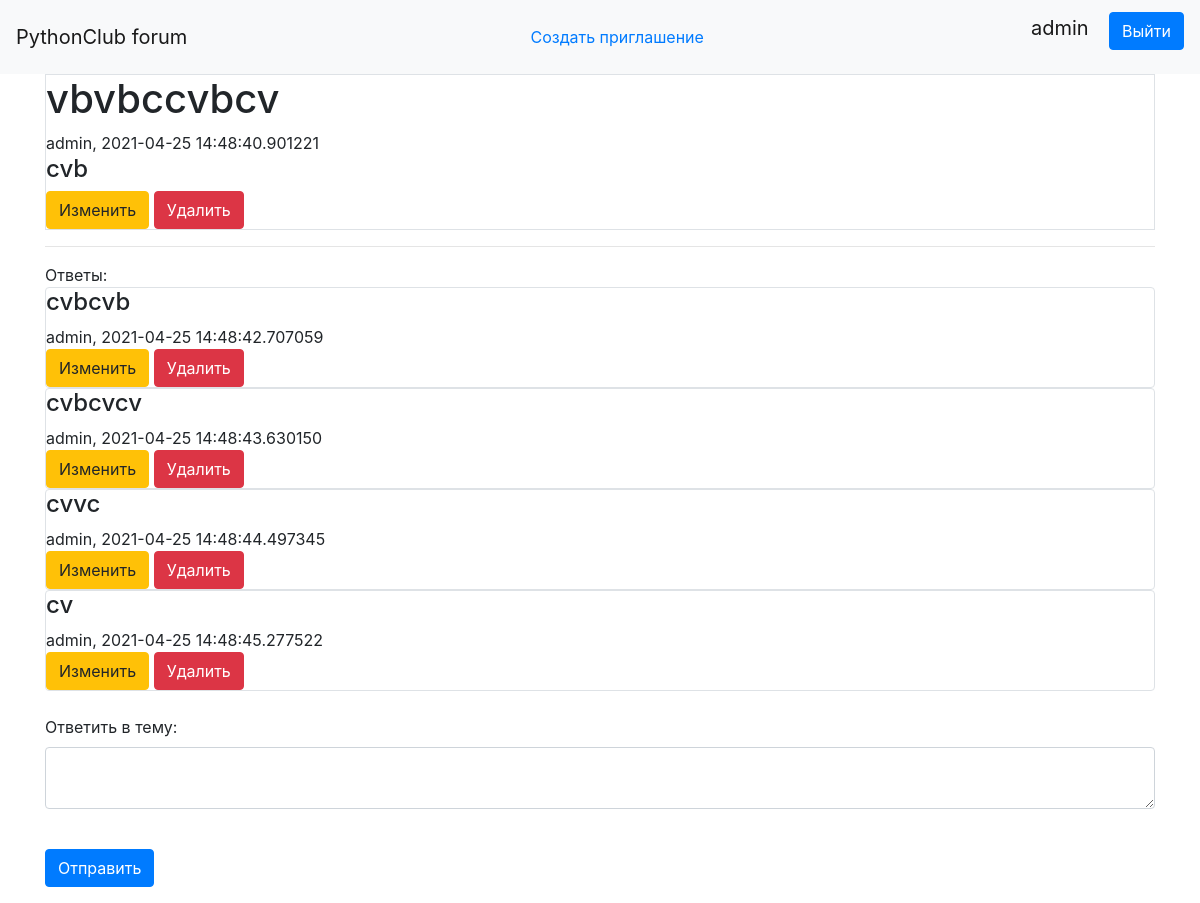
Before: /theme/2 (signed in) with the older database file.
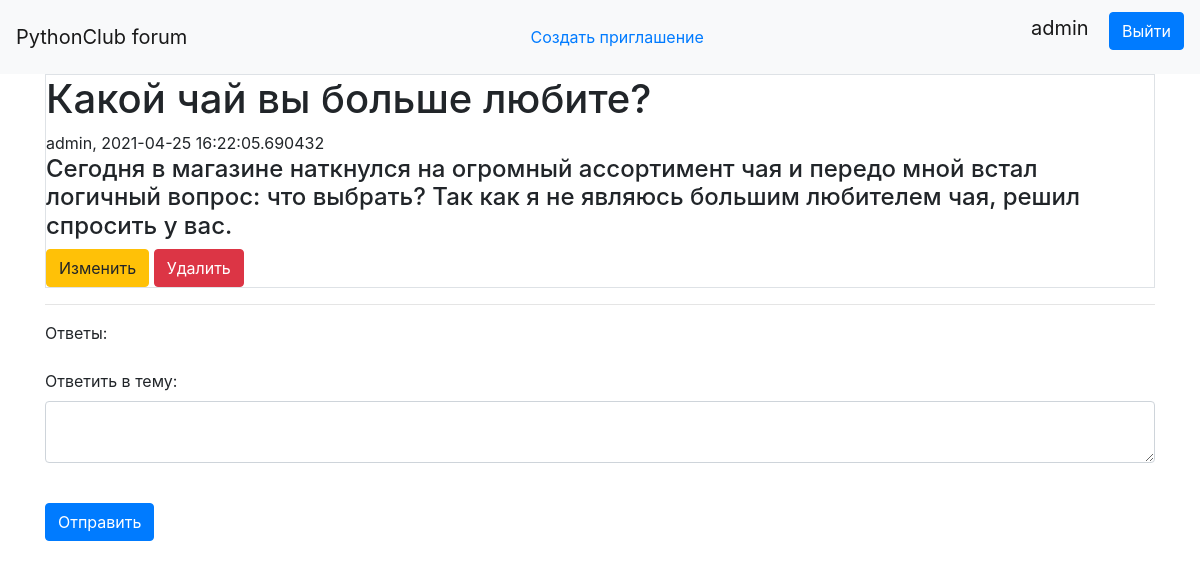
After: the same page with the newer database file.
### data/themes.py (models this page shows)
class Themes(SqlAlchemyBase, SerializerMixin):
    __tablename__ = 'themes'
    id = sqlalchemy.Column(sqlalchemy.Integer,
                           primary_key=True, autoincrement=True)
    title = sqlalchemy.Column(sqlalchemy.String, nullable=True)
    content = sqlalchemy.Column(sqlalchemy.String, nullable=True)
    created_date = sqlalchemy.Column(sqlalchemy.DateTime,
                                     default=datetime.datetime.now)
    user_id = sqlalchemy.Column(sqlalchemy.Integer,
                                sqlalchemy.ForeignKey("users.id"))
    user = orm.relation('User')

### data/users.py (models this page shows, shortened)
class User(SqlAlchemyBase, UserMixin, SerializerMixin):
    __tablename__ = 'users'
    themes = orm.relation ( "Themes", back_populates='user' )
    messages = orm.relation ( "Messages", back_populates='user' )
    invites = orm.relation("Invites", back_populates='user')
    id = sqlalchemy.Column(sqlalchemy.Integer,
                           primary_key=True, autoincrement=True)
    name = sqlalchemy.Column(sqlalchemy.String, nullable=True)
    hashed_password = sqlalchemy.Column(sqlalchemy.String)
    created_date = sqlalchemy.Column(sqlalchemy.DateTime,
                                     default=datetime.datetime.now)
    inviter = sqlalchemy.Column(sqlalchemy.String, nullable=True)
    available_invites = sqlalchemy.Column(sqlalchemy.Integer)

### data/messages.py (models this page shows)
class Messages(SqlAlchemyBase, SerializerMixin):
    __tablename__ = 'messages'
    id = sqlalchemy.Column(sqlalchemy.Integer,
                           primary_key=True, autoincrement=True)
    theme_id = sqlalchemy.Column(sqlalchemy.INTEGER)
    content = sqlalchemy.Column(sqlalchemy.String, nullable=True)
    created_date = sqlalchemy.Column(sqlalchemy.DateTime,
                                     default=datetime.datetime.now)
    user_id = sqlalchemy.Column(sqlalchemy.INTEGER, sqlalchemy.ForeignKey("users.id"))
    parent = sqlalchemy.Column(sqlalchemy.INTEGER, nullable=True)
    user = orm.relation('User')

### main.py (the view, shortened to what this page needs)
    @app.route ("/theme/<int:id>", methods=['GET', 'POST'])
    @login_required
    def show_theme(id):
        form = Message_addForm()
        db_sess = db_session.create_session ()
        theme_message = db_sess.query(Themes).filter((Themes.id == id))
        messages = db_sess.query(Messages).filter((Messages.theme_id == id))
        return render_template ( "theme.html", theme_message=theme_message, messages=messages, form=form)

### forms/message_add.py
class Message_addForm(FlaskForm):
    title = HiddenField()
    content = TextAreaField("Ответить в тему:", validators=[DataRequired()])
    submit = SubmitField('Отправить')

### data/db_session.py (called while the page is built)
def create_session() -> Session:
    global __factory
    return __factory()

### templates/theme.html (shortened to what this page needs)
{% extends "base.html" %}
{% block content %}
{% for item in theme_message%}
<div class="col-md6 border">
<h1>{{item.title}}</h1>
{{item.user.name}}, {{item.created_date}}
    <h4>{{item.content}}</h4>
{% if current_user.is_authenticated and current_user == item.user %}
        <a href="/theme_edit/{{ item.id }}" class="btn btn-warning">
            Изменить
        </a>
        <a href="/theme_delete/{{ item.id }}" class="btn btn-danger">
            Удалить
        </a>
    </div>
    {% endif %}
{% endfor %}
<hr>
Ответы: <br>
{% for item in messages%}
<div class="col-md6 border rounded">
    <div>
        <h4>{{item.content}}</h4>
    </div>
    <div>
        {{item.user.name}}, {{item.created_date}}
    </div>
            {% if current_user.is_authenticated and current_user == item.user %}
    <div>
        <a href="/theme/{{ item.theme_id }}/message/{{ item.id }}/edit_message" class="btn btn-warning">
            Изменить
        </a>
        <a href="/theme/{{ item.theme_id }}/message/{{ item.id }}/delete_message" class="btn btn-danger">
            Удалить
        </a>
    </div>
    {% endif %}
</div>
{% endfor %}
<form action="" method="post">
    <p>
        {{ form.title }}<br>
        {{ form.content.label }}<br>
        {{ form.content(class="form-control") }}<br>
    </p>
    <p>{{ form.submit(type="submit", class="btn btn-primary") }}</p>
</form>
{% endblock %}

Changed rows visible on the page:
removed Themes: title "vbvbccvbcv", user.name "admin", created_date "2021-04-25 14:48:40.901221", content "cvb"
no longer on this page (row edited): Messages: content "cvbcvb", user.name "admin", created_date "2021-04-25 14:48:42.707059"
no longer on this page (row edited): Messages: content "cvbcvcv", user.name "admin", created_date "2021-04-25 14:48:43.630150"
removed Messages: content "cvvc", user.name "admin", created_date "2021-04-25 14:48:44.497345"
removed Messages: content "cv", user.name "admin", created_date "2021-04-25 14:48:45.277522"
added Themes: title "Какой чай вы больше любите?", user.name "admin", created_date "2021-04-25 16:22:05.690432", content "Сегодня в магазине наткнулся на огромный ассортимент чая и передо мной встал логичный вопрос: что выбрать? Так как я не являюсь большим любителем чая, решил спросить у вас."
